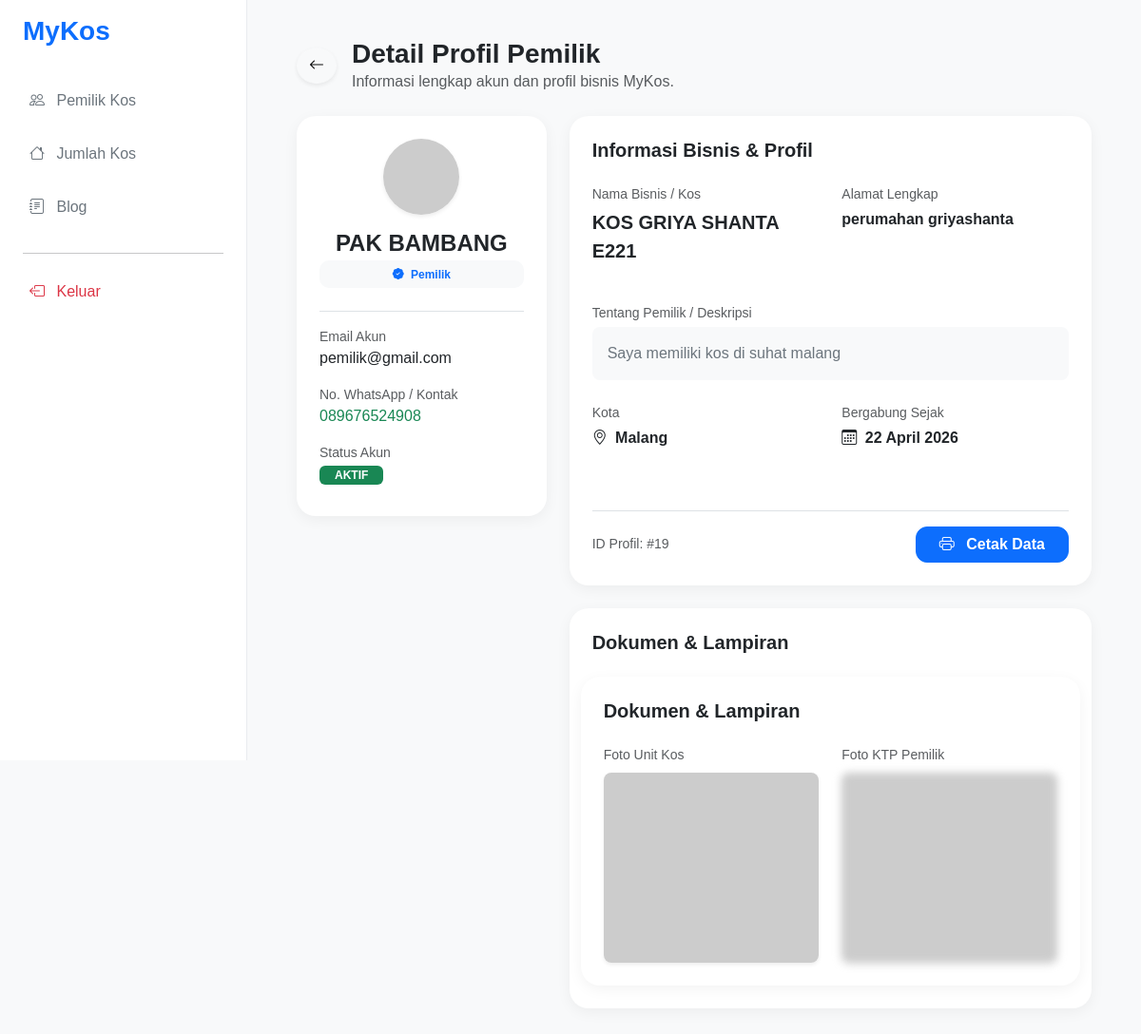
The page /backend_api/web/admin/data_pemilik_kos.php?id=23 on the database its author committed.
### tables this page shows
CREATE TABLE `profil_kos` (
  `id_profil` int NOT NULL,
  `id_user` int NOT NULL,
  `nama_kos` varchar(100) DEFAULT NULL,
  `deskripsi` text,
  `alamat_lengkap` text,
  `kota` varchar(50) DEFAULT NULL,
  `alamat` text,
  `foto_kos` varchar(255) DEFAULT NULL,
  `foto_ktp` varchar(255) DEFAULT NULL,
  `nama_pemilik` varchar(100) DEFAULT NULL,
  `usia` int DEFAULT NULL,
  `kontak` varchar(20) DEFAULT NULL
);

CREATE TABLE `users` (
  `id_user` int NOT NULL,
  `nama_lengkap` varchar(255) DEFAULT NULL,
  `email` varchar(100) NOT NULL,
  `password` varchar(255) DEFAULT NULL,
  `google_id` varchar(255) DEFAULT NULL,
  `no_hp` varchar(15) DEFAULT NULL,
  `foto_profil` varchar(255) DEFAULT NULL,
  `role` enum('admin','pemilik','pencari') NOT NULL,
  `status` enum('aktif','nonaktif','pending') DEFAULT 'pending',
  `created_at` timestamp NULL DEFAULT CURRENT_TIMESTAMP
);

### backend_api/web/admin/data_pemilik_kos.php (the view, shortened to what this page needs)
<?php
require_once '../../config/database.php';
$id_user = $_GET['id'] ?? null;
try {
    $query = "SELECT u.email, u.role, u.status, u.foto_profil,
                     p.id_profil, p.nama_kos, p.deskripsi, p.alamat_lengkap,
                     p.kota, p.foto_kos, p.foto_ktp, p.nama_pemilik, p.kontak
              FROM users u
              LEFT JOIN profil_kos p ON u.id_user = p.id_user
              WHERE u.id_user = ?";
    $stmt = $conn->prepare($query);
    $stmt->execute([$id_user]);
    $data = $stmt->fetch(PDO::FETCH_ASSOC);
} catch (PDOException $e) {
    die("Error Database: " . $e->getMessage());
}
?>
<!DOCTYPE html>
<html lang="id">
<head>
    <link href="https://cdn.jsdelivr.net/npm/bootstrap@5.3.0/dist/css/bootstrap.min.css" rel="stylesheet">
    <link rel="stylesheet" href="https://cdn.jsdelivr.net/npm/bootstrap-icons@1.11.1/font/bootstrap-icons.css">
    <link rel="stylesheet" href="../../web/style.css">
</head>
<body>
<?php include 'sidebar.php'; ?>
<div class="main-content">
    <div class="container-fluid">
        <div class="d-flex align-items-center mb-4">
            <a href="dashboard.php" class="btn btn-light rounded-circle me-3 shadow-sm">
                <i class="bi bi-arrow-left"></i>
            </a>
            <div>
                <h3 class="fw-bold mb-0">Detail Profil Pemilik</h3>
                <p class="text-muted mb-0">Informasi lengkap akun dan profil bisnis MyKos.</p>
            </div>
        </div>
        <div class="row">
            <div class="col-lg-4 mb-4">
                <div class="card border-0 shadow-sm p-4 text-center">
                    <div class="mb-3">
                        <?php if (!empty($data['foto_profil'])): ?>
                            <img src="../../backend_api/uploads/profiles/<?= $data['foto_profil'] ?>" class="rounded-circle shadow-sm" style="width: 130px; height: 130px; object-fit: cover; border: 4px solid #f8f9fa;">
                        <?php else: ?>
                            <img src="https://ui-avatars.com/api/?name=<?= urlencode($data['nama_pemilik'] ?? $data['nama_lengkap']) ?>&background=random&size=128" class="rounded-circle shadow-sm">
                        <?php endif; ?>
                    </div>
                    <h4 class="fw-bold mb-1"><?= strtoupper($data['nama_pemilik'] ?? $data['nama_lengkap'] ?? 'USER') ?></h4>
                    <span class="badge bg-light text-primary px-3 py-2 mb-4" style="border-radius: 10px;">
                        <i class="bi bi-patch-check-fill me-1"></i> <?= ucfirst($data['role'] ?? 'Pemilik') ?>
                    </span>
                    <div class="text-start border-top pt-3">
                        <div class="mb-3">
                            <label class="text-muted small d-block">Email Akun</label>
                            <span class="fw-medium"><?= $data['email'] ?></span>
                        </div>
                        <div class="mb-3">
                            <label class="text-muted small d-block">No. WhatsApp / Kontak</label>
                            <span class="fw-medium text-success"><?= $data['kontak'] ?? $data['no_hp'] ?? '-' ?></span>
                        </div>
                        <div class="mb-2">
                            <label class="text-muted small d-block">Status Akun</label>
                            <span class="badge <?= ($data['status'] ?? '') == 'aktif' ? 'bg-success' : 'bg-danger' ?> px-3">
                                <?= strtoupper($data['status'] ?? 'AKTIF') ?>
                            </span>
                        </div>
                    </div>
                </div>
            </div>
            <div class="col-lg-8">
                <div class="card border-0 shadow-sm p-4">
                    <h5 class="fw-bold mb-4">Informasi Bisnis & Profil</h5>
                    <div class="row g-4">
                        <div class="col-md-6">
                            <label class="text-muted small d-block mb-1">Nama Bisnis / Kos</label>
                            <p class="fw-bold fs-5 text-dark"><?= !empty($data['nama_kos']) ? $data['nama_kos'] : '<span class="text-muted fw-normal">Belum diisi di database</span>' ?></p>
                        </div>
                        <div class="col-md-6">
                            <label class="text-muted small d-block mb-1">Alamat Lengkap</label>
                            <p class="fw-semibold"><?= !empty($data['alamat_lengkap']) ? $data['alamat_lengkap'] : '<span class="text-muted fw-normal">Alamat Kosong</span>' ?></p>
                        </div>
                        <div class="col-12">
                            <label class="text-muted small d-block mb-1">Tentang Pemilik / Deskripsi</label>
                            <div class="p-3 bg-light rounded-3">
                                <p class="mb-0 text-secondary"><?= nl2br($data['deskripsi'] ?? 'Tidak ada deskripsi profil.') ?></p>
                            </div>
                        </div>
                        <div class="col-md-6">
                            <label class="text-muted small d-block mb-1">Kota</label>
                            <p class="fw-semibold"><i class="bi bi-geo-alt me-1"></i> <?= $data['kota'] ?? '-' ?></p>
                        </div>
                        <div class="col-md-6">
                            <label class="text-muted small d-block mb-1">Bergabung Sejak</label>
                            <p class="fw-semibold"><i class="bi bi-calendar3 me-1"></i> <?= isset($data['created_at']) ? date('d F Y', strtotime($data['created_at'])) : '22 April 2026' ?></p>
                        </div>
                    </div>
                    <div class="mt-5 pt-3 border-top d-flex justify-content-between align-items-center">
                        <p class="text-muted small mb-0">ID Profil: #<?= $data['id_profil'] ?? '0' ?></p>
                        <button class="btn btn-primary px-4 fw-bold" onclick="window.print()" style="border-radius: 12px;">
                            <i class="bi bi-printer me-2"></i> Cetak Data
                        </button>
                    </div>
                </div>
                <div class="card border-0 shadow-sm p-4 mt-4">
                    <h5 class="fw-bold mb-4">Dokumen & Lampiran</h5>
                    <div class="row g-4">
<div class="card border-0 shadow-sm p-4 mt-4">
    <h5 class="fw-bold mb-4">Dokumen & Lampiran</h5>
    <div class="row g-4">
        <div class="col-md-6">
            <label class="text-muted small d-block mb-2">Foto Unit Kos</label>
            <div class="position-relative">
                <?php
                if (!empty($data['foto_kos'])):
                    $fotos = explode(',', $data['foto_kos']);
                    $foto_pertama = trim($fotos[0]);
                ?>
                    <img src="../../uploads/profiles/<?= rawurlencode($foto_pertama) ?>"
                         class="img-fluid rounded-3 shadow-sm w-100"
                         style="height: 200px; object-fit: cover;"
                         onerror="this.src='https://placehold.co/600x400?text=Foto+Kos+Tidak+Ditemukan'">
                <?php else: ?>
                    <div class="bg-light rounded-3 d-flex align-items-center justify-content-center" style="height: 200px;">
                        <span class="text-muted small">Foto Kos belum diunggah</span>
                    </div>
                <?php endif; ?>
            </div>
        </div>
        <div class="col-md-6">
            <label class="text-muted small d-block mb-2">Foto KTP Pemilik</label>
            <div class="position-relative">
                <?php if (!empty($data['foto_ktp'])): ?>
                    <img src="../../uploads/profiles/<?= rawurlencode($data['foto_ktp']) ?>"
                         class="img-fluid rounded-3 shadow-sm w-100"
                         style="height: 200px; object-fit: cover; cursor: pointer; filter: blur(4px);"
                         onmouseover="this.style.filter='none'"
                         onmouseout="this.style.filter='blur(4px)'"
                         data-bs-toggle="modal" data-bs-target="#viewFotoKTP"
                         onerror="this.src='https://placehold.co/600x400?text=Foto+KTP+Tidak+Ditemukan'">
                <?php else: ?>
                    <div class="bg-light rounded-3 d-flex align-items-center justify-content-center" style="height: 200px;">
                        <span class="text-muted small">Foto KTP belum diunggah</span>
                    </div>
                <?php endif; ?>
            </div>
        </div>
    </div>
</div>
                    </div>
                </div>
            </div>
        </div>
    </div>
</div>
</body>
</html>

### backend_api/web/admin/sidebar.php (shortened to what this page needs)
<div class="sidebar d-flex flex-column p-3">
    <div class="sidebar-header mb-4">
        <h3 class="fw-bold text-primary px-2">MyKos</h3>
    </div>
    <nav class="nav flex-column">
        <?php $current_page = basename($_SERVER['PHP_SELF']); ?>
        <a class="nav-link mb-2 <?= ($current_page == 'dashboard.php') ? 'active' : '' ?>" href="dashboard.php">
            <i class="bi bi-people me-2"></i> Pemilik Kos
        </a>
        <a class="nav-link mb-2 <?= ($current_page == 'jumlah_kos.php') ? 'active' : '' ?>" href="jumlah_kos.php">
            <i class="bi bi-house me-2"></i> Jumlah Kos
        </a>
        <a class="nav-link mb-2 <?= ($current_page == 'blog.php') ? 'active' : '' ?>" href="blog.php">
            <i class="bi bi-journal-text me-2"></i> Blog
        </a>
        <hr class="my-3 mx-2">
        <a href="#" class="nav-link text-danger fw-medium" data-bs-toggle="modal" data-bs-target="#modalLogout">
            <i class="bi bi-box-arrow-left me-2"></i> Keluar
        </a>
    </nav>
</div>

### backend_api/web/style.css (style rules this page uses)
body { background-color: #f8f9fa; font-family: 'Poppins', sans-serif; display: flex; margin: 0; min-height: 100vh; }
.sidebar { width: 260px; height: 100vh; position: fixed; left: 0; top: 0; background: white; border-right: 1px solid #e9ecef; z-index: 1000; padding: 20px; }
.sidebar .nav-link { color: #6c757d; padding: 12px 15px; border-radius: 10px; transition: all 0.3s ease; font-weight: 500; margin-bottom: 5px; }
.main-content { margin-left: 260px; width: calc(100% - 260px); padding: 40px; min-height: 100vh; }
.card { border-radius: 20px !important; border: none !important; overflow: hidden !important; box-shadow: 0 4px 15px rgba(0,0,0,0.05) !important; background-color: #fff; }

### rows shown on the page
profil_kos: nama_pemilik "PAK BAMBANG", id_user.role "Pemilik", id_user.email "pemilik@gmail.com", kontak "089676524908", id_user.status "AKTIF", nama_kos "KOS GRIYA SHANTA E221", alamat_lengkap "perumahan griyashanta", deskripsi "Saya memiliki kos di suhat malang", kota "Malang", id_profil "19"
